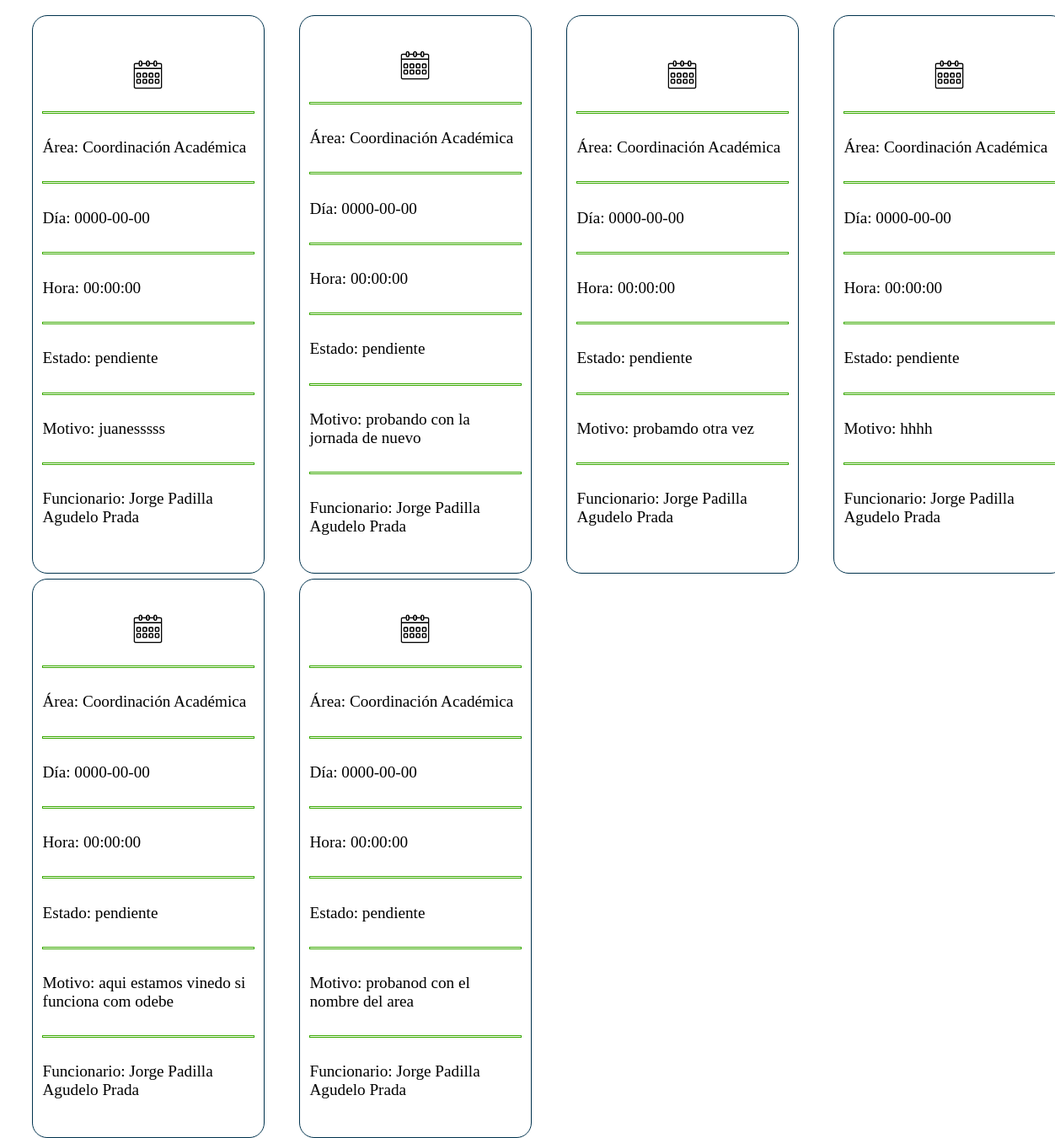
The app's page /componentes/mostrarCitas.php (signed in), older data.
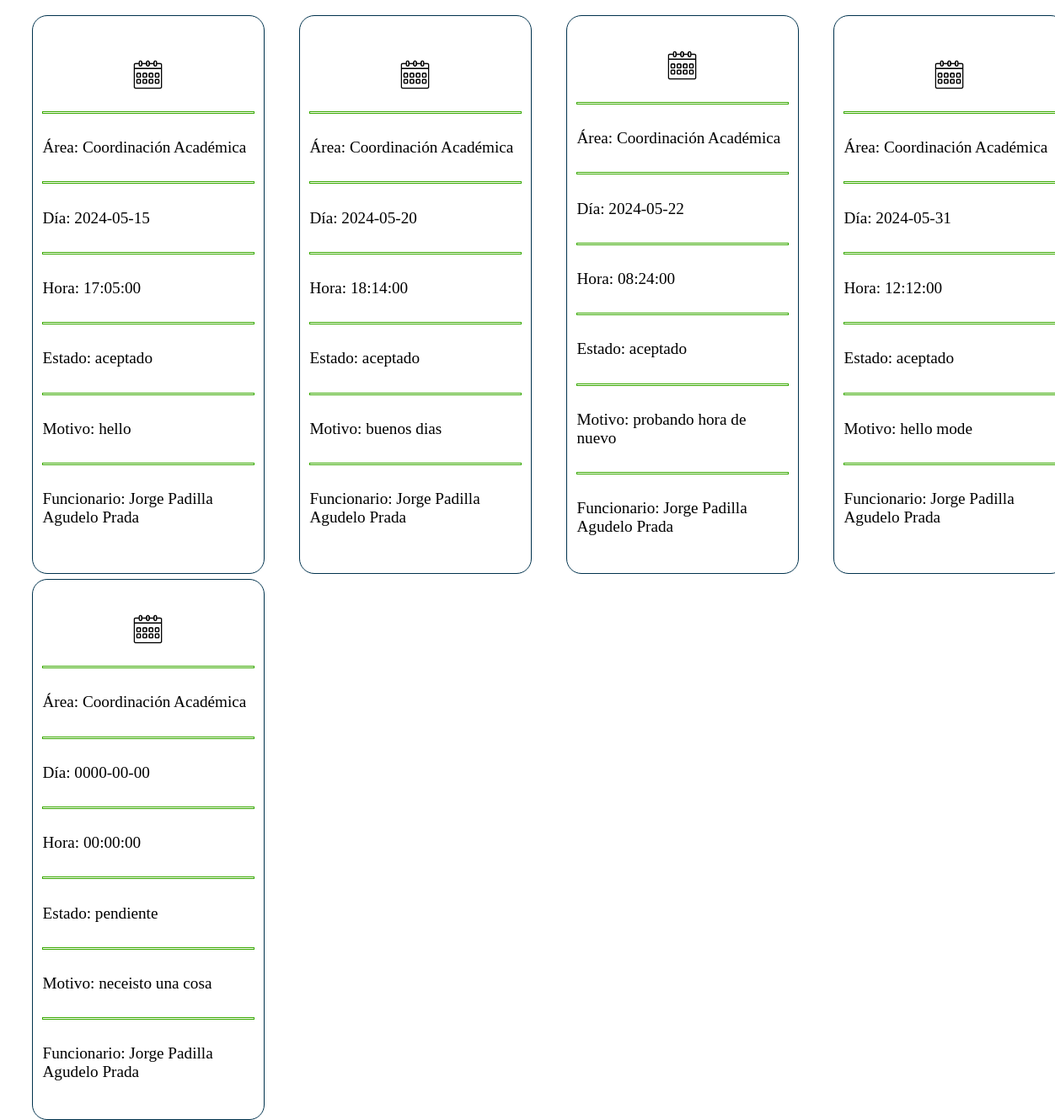
The same page, newer data.
### tables this page shows
CREATE TABLE `citas` (
  `id_cita` int(11) NOT NULL COMMENT 'Identifica la id de la cita',
  `estado_cita` varchar(30) NOT NULL COMMENT 'Muestra el estado de la cita',
  `fecha` date NOT NULL COMMENT 'Muestra la fecha',
  `hora` time NOT NULL COMMENT 'Muestra la hora',
  `documento_usuario` bigint(20) NOT NULL COMMENT 'Muestra la TI o CC',
  `id_servicio` int(2) NOT NULL COMMENT 'Muestra la id de los servicios',
  `descripcion` varchar(100) NOT NULL,
  `jornada` varchar(20) NOT NULL,
  `usuario_f` bigint(20) NOT NULL,
  `justificacion_rechazo` varchar(50) NOT NULL
);

### componentes/mostrarCitas.php (the view, shortened to what this page needs)
<!DOCTYPE html>
<html lang="en">
<head>
    <link rel="stylesheet" type="text/css" href="../../Styles/citas.css">
</head>
<body>
    <?php
    $conn= connection();
    if (isset($_SESSION['documento_identidad'])) {
        $documento_identidad = $_SESSION ['documento_identidad'];
        $sql = "SELECT * FROM citas WHERE documento_usuario = '$documento_identidad'";
        $result = mysqli_query($conn,$sql);
        if ($result) {
            if (mysqli_num_rows($result) > 0) {
                    ?>
                     <div  class="notifications-panel">
                    <?php
                     while ($row = mysqli_fetch_assoc($result)) {
                    ?>
            <div class="notifications" id="notifications-1">
                <figure>
                    <img src="../../Styles/Img/Componentes-img/Schedule.png" class="notifications-logo" alt="Icono de Calendario"/>
                </figure>
                <span></span>
                    <article>
                        <p> Área: Coordinación Académica</p>
                    </article>
                <span></span>
                    <article>
                        <p>Día: <?= $row['fecha'] ?></p>
                    </article>
                <span></span>
                    <article>
                        <p>Hora: <?= $row['hora'] ?></p>
                    </article>
                    <span></span>
                    <article>
                        <p>Estado: <?= $row['estado_cita'] ?></p>
                    </article>
                    <span></span>
                    <article>
                        <p>Motivo: <?= $row['descripcion'] ?> </p>
                    </article>
                <span></span>
                    <article>
                        <p>Funcionario: Jorge Padilla Agudelo Prada</p>
                    </article>
            </div>
        <?php
             }
             ?>
               </div>
             <?php
            }else{
                ?>
                <article>
                        <p>no se encontró citas para mostar  a este usuario </p>
                    </article>
                    <?php
            }
        }else {
            ?>
            <article>
                        <p>error al encontrar los datos </p>
                    </article>
                    <?php
        }
    }
    ?>
</body>
</html>

### CSS/componentes-css/citas.css (style rules this page uses)
.notifications-panel { display: grid; place-content: center; justify-items: center; grid-template-columns: repeat(auto-fill,minmax(225px, 1fr)); width: 100%; min-height: 350px; padding: 10px 25px; gap: 32px; }
.notifications { width: 250px; height: 100%; display: flex; flex-direction: column; justify-content: center; gap: 10px; padding: 12px; border: 1px solid #00324d; border-radius: 18px; }
.notifications figure { display: flex; justify-content: center; align-items: center; }
.notifications figure img { width: 35px; }
.notifications span { align-self: center; width: 100%; height: 1px; border: 1px solid #39a900; }
.notifications article p { font-weight: 500; }
@media screen and (min-width:1024px) { .notifications p { font-size: 1.2rem; } }

Row changes from the older to the newer data that the page shows:
removed citas: fecha "0000-00-00", hora "00:00:00", estado_cita "pendiente", descripcion "juanesssss"
removed citas: fecha "0000-00-00", hora "00:00:00", estado_cita "pendiente", descripcion "probando con la jornada de nuevo"
removed citas: fecha "0000-00-00", hora "00:00:00", estado_cita "pendiente", descripcion "probamdo otra vez"
removed citas: fecha "0000-00-00", hora "00:00:00", estado_cita "pendiente", descripcion "hhhh"
removed citas: fecha "0000-00-00", hora "00:00:00", estado_cita "pendiente", descripcion "aqui estamos vinedo si funciona com odebe"
removed citas: fecha "0000-00-00", hora "00:00:00", estado_cita "pendiente", descripcion "probanod con el nombre del area"
added citas: fecha "2024-05-15", hora "17:05:00", estado_cita "aceptado", descripcion "hello"
added citas: fecha "2024-05-20", hora "18:14:00", estado_cita "aceptado", descripcion "buenos dias"
added citas: fecha "2024-05-22", hora "08:24:00", estado_cita "aceptado", descripcion "probando hora de nuevo"
added citas: fecha "2024-05-31", hora "12:12:00", estado_cita "aceptado", descripcion "hello mode"
added citas: fecha "0000-00-00", hora "00:00:00", estado_cita "pendiente", descripcion "neceisto una cosa"
